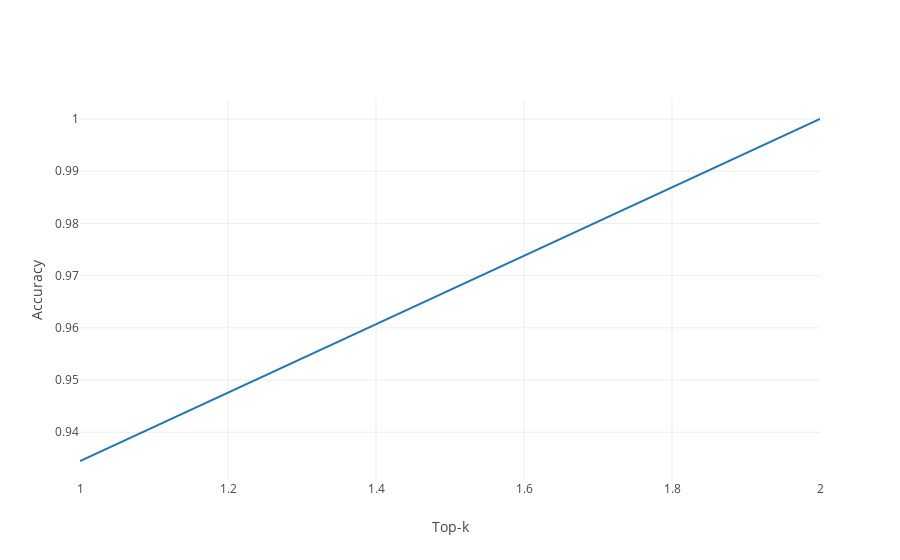

Here is the notebook cell this chart was saved with:
### Markdown cell above
Plotting the sensitivity of each class and the global model accuracy:

### Code cell
evaluator.plot_top_k_accuracy()

### Figure 1 — Plotly figure (JSON) as saved in the notebook; plotly's stock layout.template omitted (floating-point values rounded to 4 significant figures)
{"data": [{"mode": "lines", "name": "all", "type": "scatter", "x": [1, 2], "y": [0.9345, 1]}], "layout": {"title": null, "xaxis": {"title": "Top-k"}, "yaxis": {"title": "Accuracy"}}}
